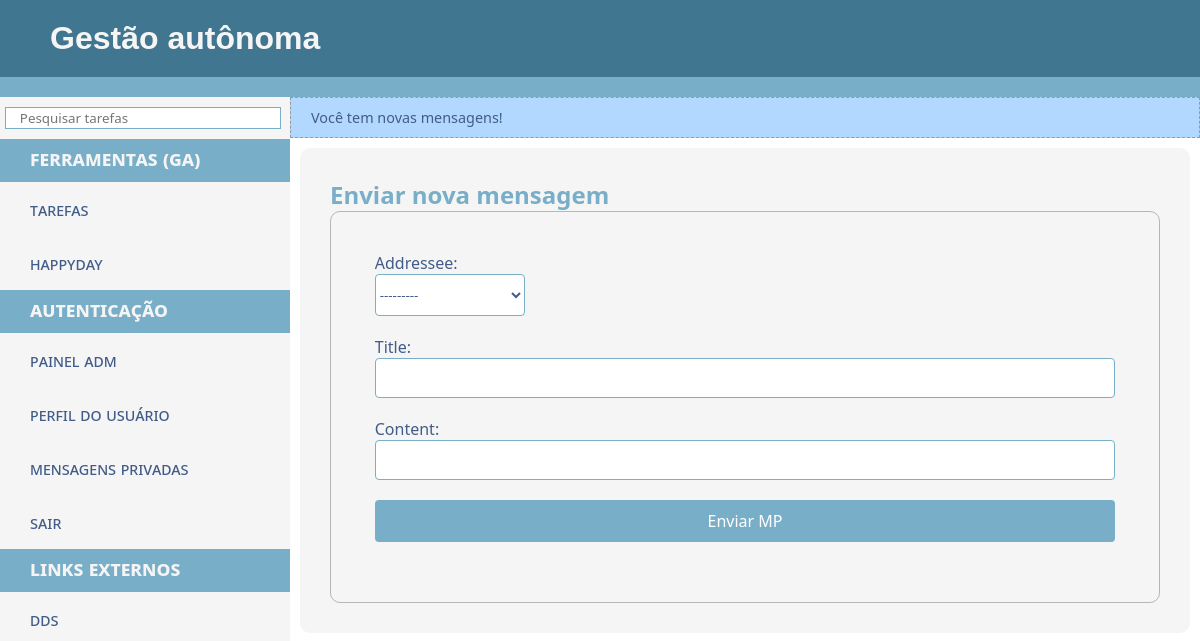
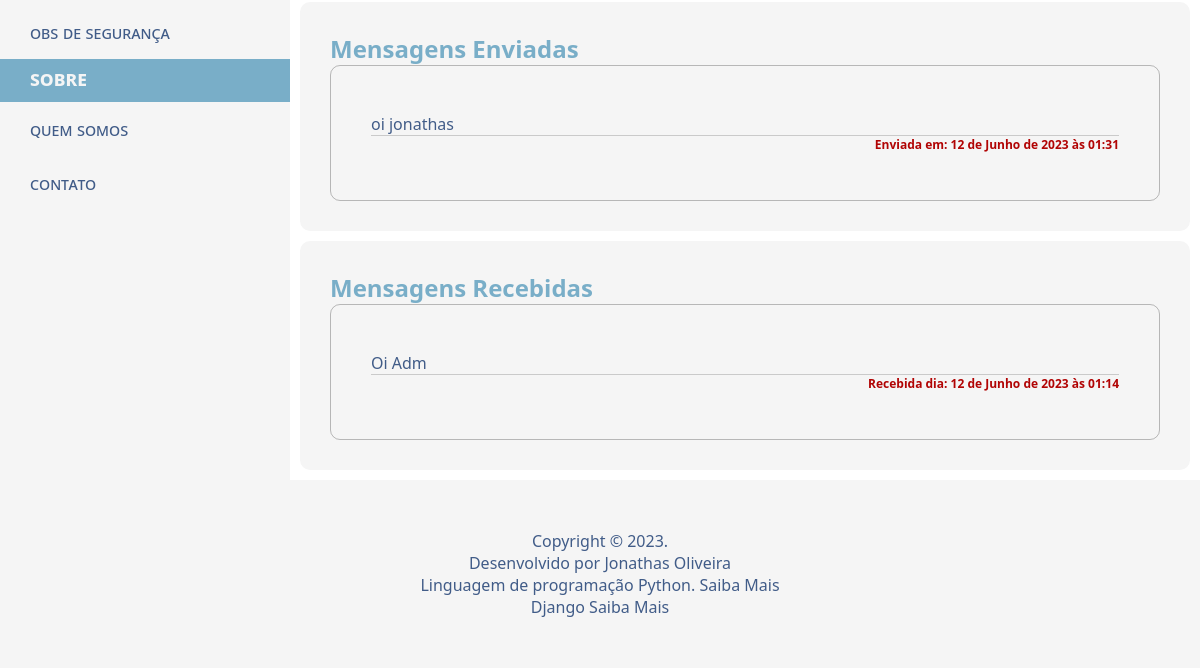
Page /messages/ (signed in) on the earlier database version (2 pictures, top to bottom).
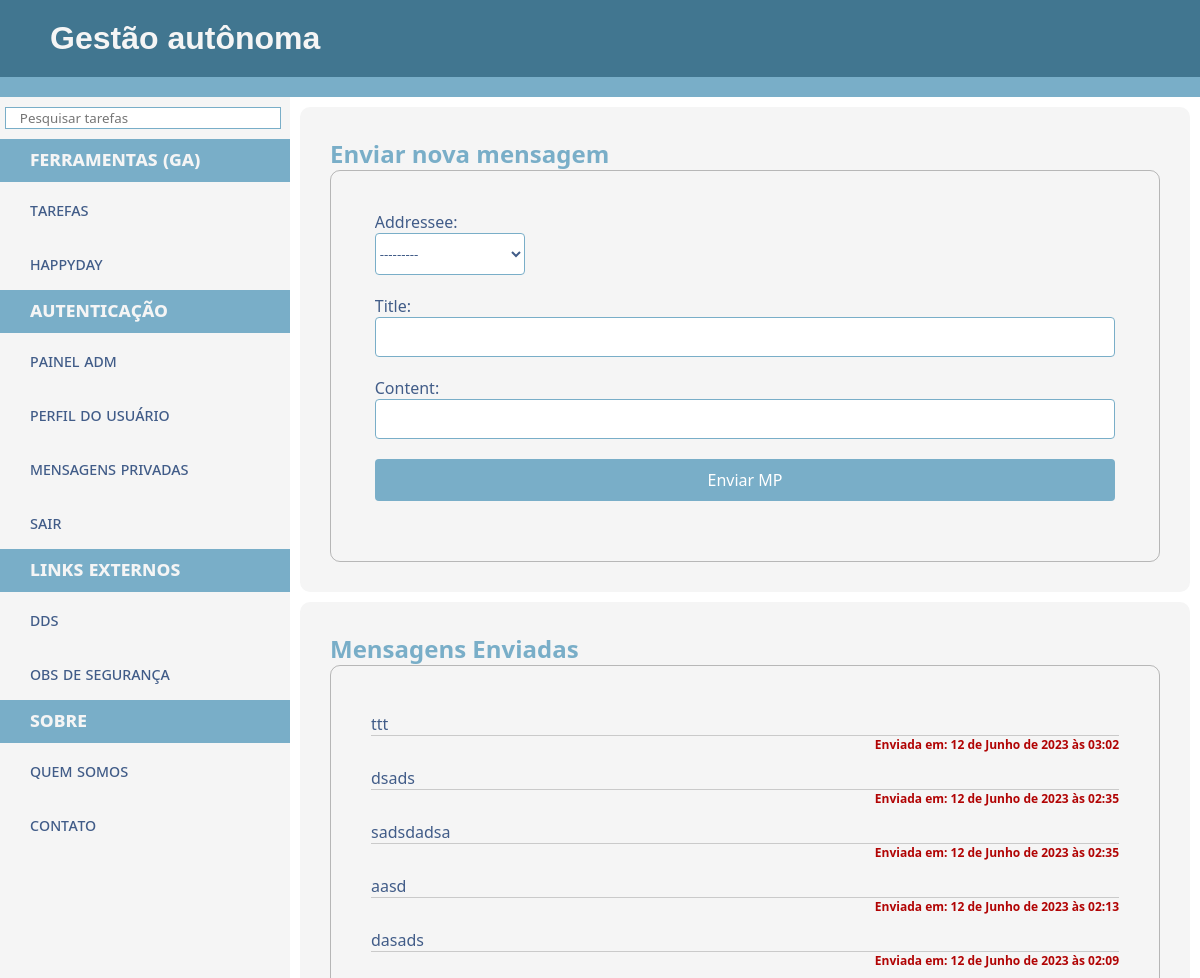
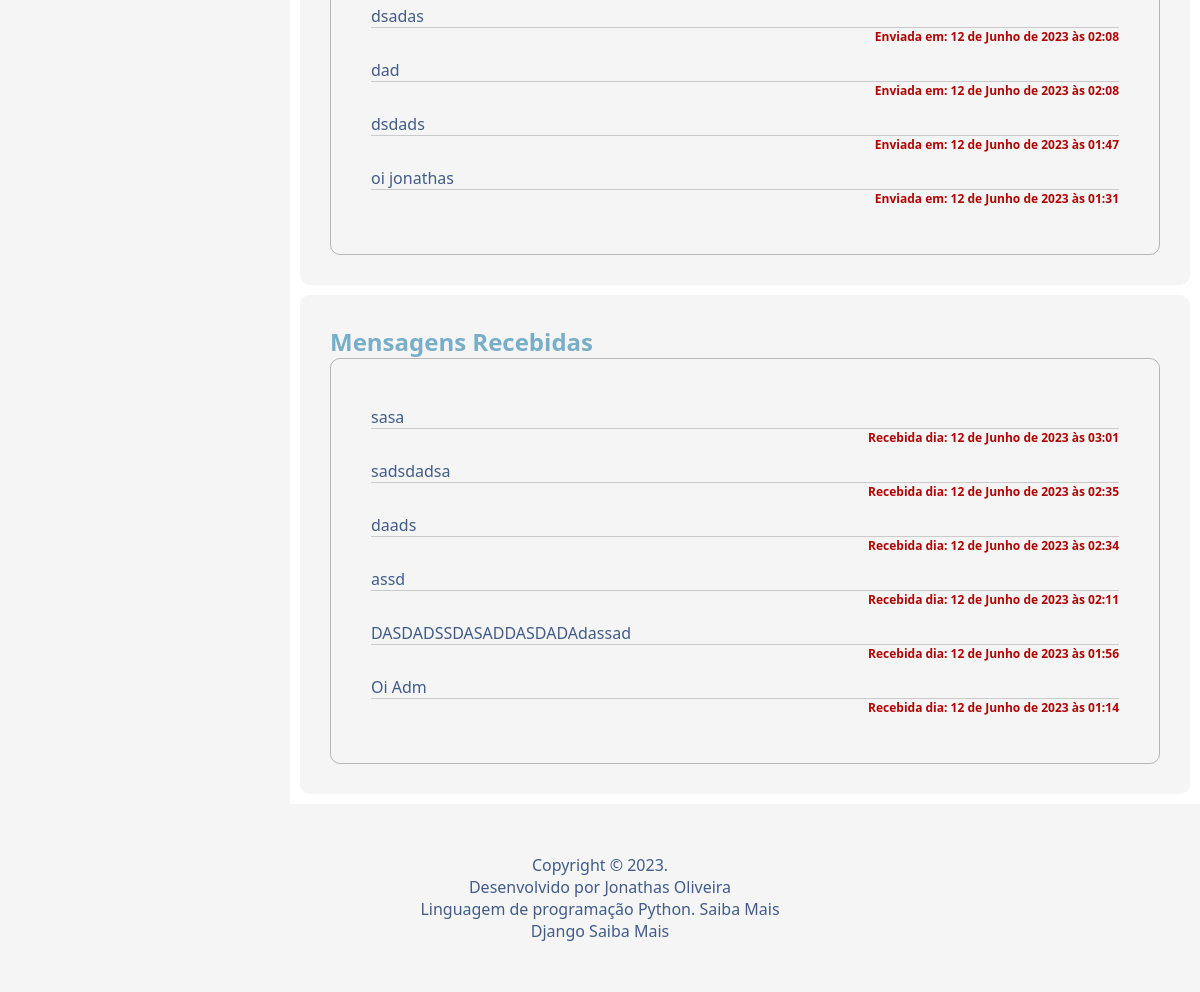
Same page on the later database version (2 pictures, top to bottom).
### accounts/models.py (models this page shows, shortened)
class Message(models.Model):
    sender = models.ForeignKey(get_user_model(), on_delete=models.PROTECT, related_name='mensagens_enviadas', default=get_user_model())
    addressee = models.ForeignKey(get_user_model(), related_name='mensagens_recebidas', on_delete=models.CASCADE)
    title = models.CharField(max_length=100)
    content = CKEditor5Field('Texto', config_name='extends')
    send_date = models.DateTimeField(auto_now_add=True)
    parent_message = models.ForeignKey('self', on_delete=models.CASCADE, null=True, blank=True, related_name='replies')
    is_read = models.BooleanField(default=False)

### accounts/views.py (the view)
# urls.py: path('messages/', views.messages_list, name='msg_private'),
@login_required
def messages_list(request):
    check_new_messages(request)
    user = request.user
    received_messages = Message.objects.filter(addressee=user).order_by('-send_date')
    sent_messages = Message.objects.filter(sender=user).order_by('-send_date')
    received_messages.update(is_read=True)
    if request.method == 'POST':
        form = MessageForm(request.POST)
        if form.is_valid():
            mensagem = form.save(commit=False)
            mensagem.sender = request.user  # Define o remetente como o usuário logado
            mensagem.save()
            messages.success(request, 'Mensagem enviada com sucesso!')
            return redirect('msg_private')  # Redireciona para uma página de sucesso após salvar a mensagem
    else:
        form = MessageForm()
    context = {
        'received_messages': received_messages,
        'sent_messages': sent_messages,
        'form': form
    }
    return render(request, 'messages.html', context)

### accounts/forms.py
class MessageForm(forms.ModelForm):
    def __init__(self, *args, **kwargs):
        super().__init__(*args, **kwargs)
        self.fields["content"].required = False
    class Meta:
        model = Message
        fields = ['addressee', 'title', 'content']
        widgets = {
              "content": CKEditor5Widget(
                  attrs={"class": "django_ckeditor_5"}, config_name="extends"
              )
          }

### accounts/views.py (called while the page is built)
def check_new_messages(request):
    user = request.user
    new_messages = Message.objects.filter(addressee=user, is_read=False)
    if new_messages.exists():
        messages.info(request, 'Você tem novas mensagens!')

### main/context_global.py (called while the page is built)
def pic_global(request):
    profile = None
    if request.user.is_authenticated:
        if UserProfile.objects.filter(user=request.user).exists():
            profile = UserProfile.objects.get(user=request.user)
    return {'profile': profile}

### accounts/templates/messages.html (shortened to what this page needs)
{% extends 'base.html' %}
{% load static %}
{% block main %}
<article>
    <div class="asideBox">
        <h1>Enviar nova mensagem</h1>
        <div class="box-out">
                <form action="/accounts/messages/" method="post" class="myform">
                    {% for field in form %}
                    <div >
                        <div><label for="{{ field.id_for_label }}">{{ field.label }}: </label></div>
                        {{ field }}
                    </div>
                    {% endfor %}
                    <input type="submit" value="Enviar MP">
                </form>
        </div>
    </div>
</article>
<article>
    <div class="asideBox">
        <h1>Mensagens Enviadas</h1>
        <div class="box-out">
            {% if sent_messages %}
                {% for message in sent_messages %}
                    {% if not message.parent_message %}
                        <li class="listtasks">
                            <p><a href="/accounts/messages/{{ message.id }}">{{ message.title }}</a></p>
                            <h6 class="dateEnd">Enviada em: {{ message.send_date }}</h6>
                        </li>
                    {% endif %}
                {% endfor %}
            {% else %}
                <li class="listtasks">Nenhuma mensagem enviada.</li>
            {% endif %}
        </div>
    </div>
</article>
<article>
    <div class="asideBox">
        <h1>Mensagens Recebidas</h1>
        <div class="box-out">
            {% if received_messages %}
                {% for message in received_messages %}
                    {% if not message.parent_message %}
                        <li class="listtasks">
                            <p><a href="/accounts/messages/{{ message.id }}">{{ message.title }}</a></p>
                            <h6 class="dateEnd">Recebida dia: {{ message.send_date }}</h6>
                        </li>
                    {% endif %}
                {% endfor %}
            {% else %}
                <li class="listtasks">Nenhuma mensagem recebida.</li>
            {% endif %}
        </div>
    </div>
</article>
{% endblock %}

Differences in the rows shown:
added Message: title "ttt", send_date "12 de Junho de 2023 às 03:02", shown under "Mensagens Enviadas"
added Message: title "dsads", send_date "12 de Junho de 2023 às 02:35", shown under "Mensagens Enviadas"
added Message: title "sadsdadsa", send_date "12 de Junho de 2023 às 02:35"
added Message: title "aasd", send_date "12 de Junho de 2023 às 02:13", shown under "Mensagens Enviadas"
added Message: title "dasads", send_date "12 de Junho de 2023 às 02:09", shown under "Mensagens Enviadas"
added Message: title "dsadas", send_date "12 de Junho de 2023 às 02:08", shown under "Mensagens Enviadas"
added Message: title "dad", send_date "12 de Junho de 2023 às 02:08", shown under "Mensagens Enviadas"
added Message: title "dsdads", send_date "12 de Junho de 2023 às 01:47", shown under "Mensagens Enviadas"
added Message: title "sasa", send_date "12 de Junho de 2023 às 03:01", shown under "Mensagens Recebidas"
added Message: title "daads", send_date "12 de Junho de 2023 às 02:34", shown under "Mensagens Recebidas"
added Message: title "assd", send_date "12 de Junho de 2023 às 02:11", shown under "Mensagens Recebidas"
added Message: title "DASDADSSDASADDASDADAdassad", send_date "12 de Junho de 2023 às 01:56", shown under "Mensagens Recebidas"
Other differences:
list line gone: "Você tem novas mensagens!"
